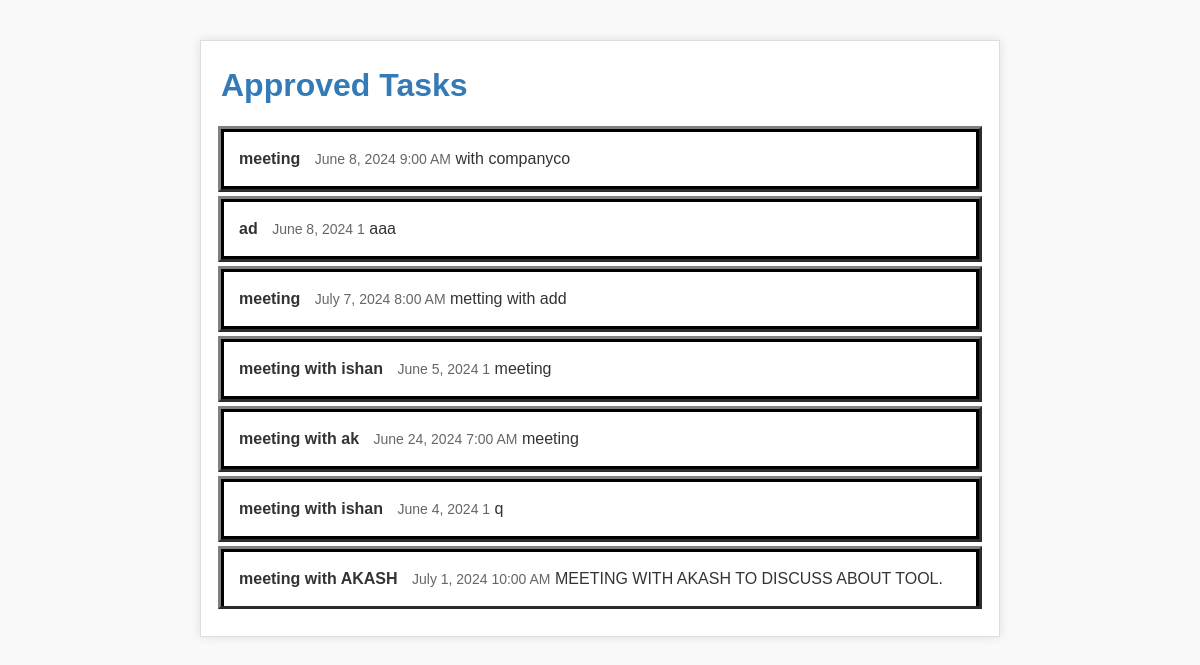
Page /calendar/task_list/ (signed in) on the committed database.
### calendar_app/models.py (models this page shows, shortened)
class Task1(models.Model):
    user = models.ForeignKey(User, on_delete=models.CASCADE)
    date = models.DateField()
    choice_options = [
        ('6:00 AM', '6:00AM'),
        ('7:00 AM', '7:00AM'),
        ('8:00 AM', '8:00AM'),
        ('9:00 AM', '9:00AM'),
        ('10:00 AM', '10:00AM'),
        ('11:00 AM', '11:00AM'),
        ('12:00 PM', '12:00PM'),
        ('1:00 PM', '1:00PM'),
        ('2:00 PM', '2:00PM'),
        ('3:00 PM', '3:00PM'),
        ('4:00 PM', '4:00PM'),
        ('5:00 PM', '5:00PM'),
        ('6:00 PM', '6:00PM'),
        ('7:00 PM', '7:00PM'),
        ('8:00 PM', '8:00PM'),
        ('9:00 PM',  '9:00PM'),
    ]
    time = models.CharField(max_length=20, choices=choice_options)
    title = models.CharField(max_length=200)
    description = models.TextField(blank=True, null=True)
    approved = models.BooleanField(default=False)  # For admin approval

### calendar_app/views.py (the view)
# urls.py: path('task_list/', calendar_views.task_list, name='task_list'),
def task_list(request):
    tasks = Task1.objects.filter(user=request.user,approved=True)
    return render(request, 'task_list.html', {'tasks': tasks})

### calendar_app/templates/task_list.html (shortened to what this page needs)
{% load static %}
<html>
<head>
  <link rel="stylesheet" href="{% static 'calendar_app/style5.css' %}">
</head>
<body>
    <div class="container">
        <h1>Approved Tasks</h1>
        <ul class="task-list">
            {% for task in tasks %}
            <li>
                <span class="task-title">{{ task.title }}</span>
                <span class="task-date">{{ task.date }} {{ task.time }}</span>
				<span class="task-dat">{{ task.description }} </span>
            </li>
            {% endfor %}
        </ul>
    </div>
</body>
</html>

### calendar_app/static/calendar_app/style5.css (style rules this page uses)
* { box-sizing: border-box; margin: 0; padding: 0; }
body { font-family: Arial, sans-serif; font-size: 16px; line-height: 1.5; color: #333; background-color: #f9f9f9; }
h1 { font-weight: bold; color: #337ab7; margin-bottom: 20px; }
.container { max-width: 800px; margin: 40px auto; padding: 20px; background-color: #fff; border: 1px solid #ddd; box-shadow: 0 0 10px rgba(0, 0, 0, 0.1); }
.task-list { list-style: none; padding: 0; margin: 0; }
.task-list li { padding: 15px; border-bottom: 1px solid #ddd; border:3px solid black; outline-style:outset; outline-color:grey; margin-bottom:10px; }
.task-list li:last-child { border-bottom: none; }
.task-list li .task-title { font-weight: bold; margin-right: 10px; }
.task-list li .task-date { color: #666; font-size: 14px; }

### rows in the picture
Task1: title "meeting", date "June 8, 2024", time "9:00 AM", description "with companyco"
Task1: title "ad", date "June 8, 2024", time "1", description "aaa"
Task1: title "meeting", date "July 7, 2024", time "8:00 AM", description "metting with add"
Task1: title "meeting with ishan", date "June 5, 2024", time "1", description "meeting"
Task1: title "meeting with ak", date "June 24, 2024", time "7:00 AM", description "meeting"
Task1: title "meeting with ishan", date "June 4, 2024", time "1", description "q"
Task1: title "meeting with AKASH", date "July 1, 2024", time "10:00 AM", description "MEETING WITH AKASH TO DISCUSS ABOUT TOOL."
